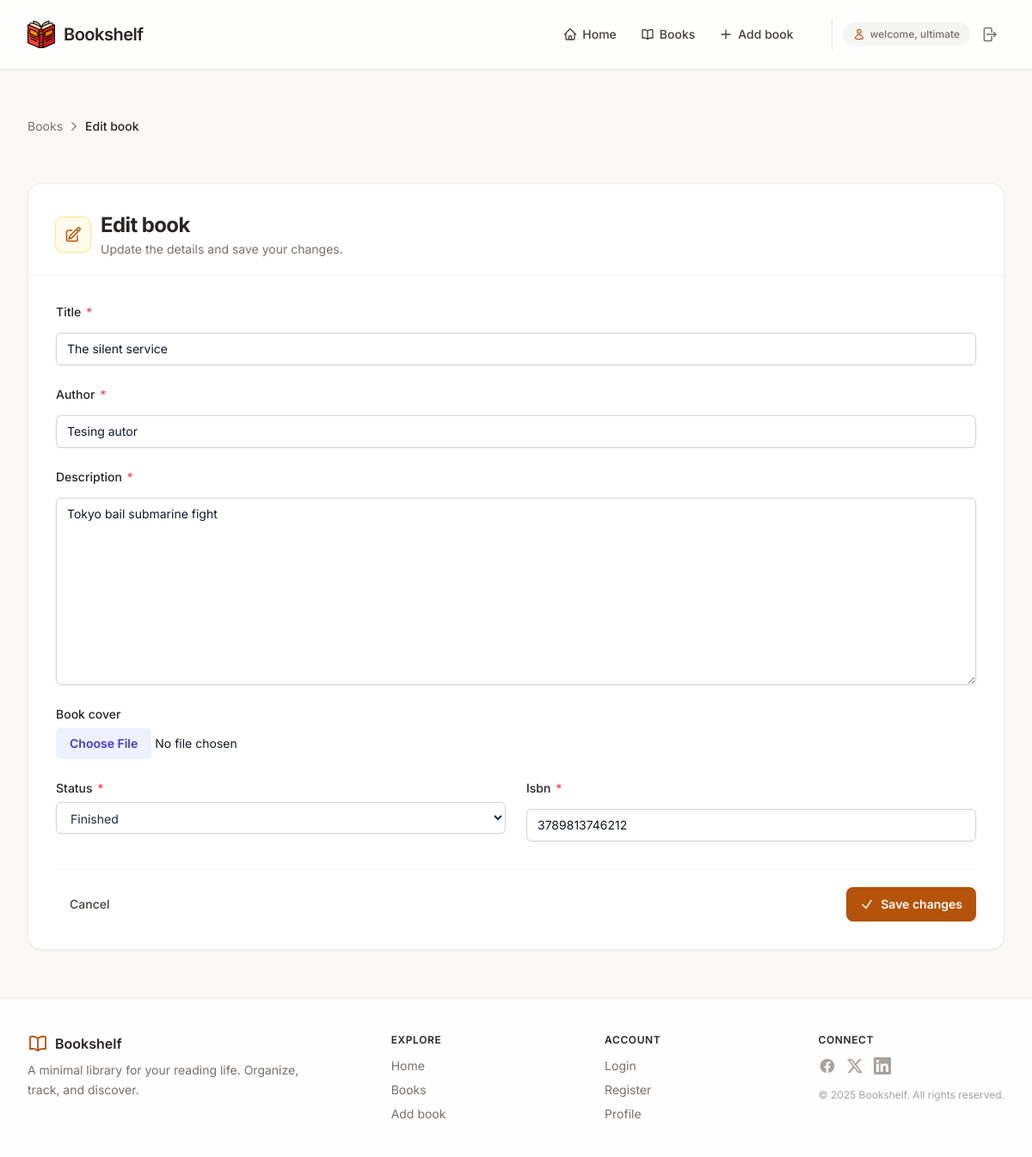
The app's page /books/3/edit/ (signed in) with its own data.
### shelf/models.py (models this page shows, shortened)
class Book(models.Model):
  STATUS_CHOICES = [
      ("want", "Want to Read"),
      ("reading", "Currently Reading"),
      ("read", "Finished"),
  ]
  title = models.CharField(max_length=200)
  author = models.CharField(max_length=200)
  description = models.TextField()
  book_cover = models.ImageField(upload_to='book_covers/', blank=True, null=True, default='book_covers/default_cover.png')
  isbn = models.CharField(max_length=13)
  status = models.CharField(max_length=10, choices=STATUS_CHOICES, default="want")
  published_at = models.DateField(blank=True, null=True, auto_now_add=True)
  updated_at = models.DateField(blank=True, null=True, auto_now=True)
  owner = models.ForeignKey(User, on_delete=models.CASCADE, related_name='books')
  class Meta:
    ordering = ['-published_at']

### shelf/views.py (the view)
# urls.py: path('books/<int:pk>/edit/', views.book_edit, name="book_edit" ),
@login_required()
def book_edit(request, pk):
    context = {}
    if not pk:
        messages.error(request, 'Book ID is required for editing.')
        return redirect('shelf:books')
    try:
        book = Book.objects.get(pk=pk)
        print(book.book_cover)
    except Book.DoesNotExist:
        messages.error(request, 'Book not found.')
        return redirect('shelf:books')
    if request.user != book.owner:
        messages.error(request, 'You do not have permission to edit this book.')
        return redirect('shelf:books')
    if request.method == 'POST':
        form = BookForm(request.POST, instance=book)
        files = request.FILES.get('book_cover')
        if form.is_valid():
            book = form.save(commit=False)
            if files:
                book.book_cover = files
            book.save()
            messages.success(request, 'Book updated successfully!')
            return redirect('shelf:books')
        else:
            messages.error(request, 'Error updating book. Please check the form for errors.')
    else:
        context['form'] = BookForm(instance=book)
    return render(request, 'shelf/book_edit.html', context)

### shelf/forms.py
class BookForm(forms.ModelForm):
    class Meta:
      model = Book
      fields = ('title', 'author', 'description', 'status', 'isbn', 'book_cover')
      widgets = {
        'title': forms.TextInput(attrs={'class': INPUT_CLASSES, 'placeholder': 'Enter book title'}),
        'author': forms.TextInput(attrs={'class': INPUT_CLASSES, 'placeholder': 'Enter author name'}),
        'description': forms.Textarea(attrs={'class': TEXTAREA_CLASSES, 'placeholder': 'Enter book description'}),
        'status': forms.Select(attrs={'class': SELECT_CLASSES}),
        'isbn': forms.TextInput(attrs={'class': INPUT_CLASSES, 'placeholder': 'Enter ISBN'}),
        'book_cover': forms.FileInput(attrs={'class': FILE_CLASSES}),
      }

### shelf/templates/shelf/book_edit.html (shortened to what this page needs)
{% extends "layout.html" %}
{% block content %}
<div class="flex flex-col gap-8">
  <nav class="flex items-center gap-1.5 text-sm text-stone-500 mb-6">
    <a href="{% url 'shelf:books' %}" class="hover:text-amber-800 transition">Books</a>
    <svg class="w-3.5 h-3.5" fill="none" stroke="currentColor" stroke-width="2" viewBox="0 0 24 24">
      <path stroke-linecap="round" stroke-linejoin="round" d="M8.25 4.5l7.5 7.5-7.5 7.5" />
    </svg>
    <span class="text-stone-800 font-medium">Edit book</span>
  </nav>
  <div class="bg-white rounded-2xl border border-stone-200/70 shadow-sm overflow-hidden">
    <div class="px-6 md:px-8 pt-6 md:pt-8 pb-5 border-b border-stone-100">
      <div class="flex items-center gap-3">
        <div class="w-10 h-10 rounded-lg bg-amber-50 ring-1 ring-amber-200 flex items-center justify-center text-amber-700 shrink-0">
        </div>
        <div>
          <h1 class="text-xl md:text-2xl font-bold tracking-tight text-stone-800">Edit book</h1>
          <p class="text-sm text-stone-500 mt-0.5">
            Update the details and save your changes.
          </p>
        </div>
      </div>
    </div>
    <form method="post" novalidate class="px-6 md:px-8 py-6 md:py-8" enctype="multipart/form-data">
      {% include "components/book_form.html" with form=form %}
      <div class="mt-8 pt-5 border-t border-stone-100 flex items-center justify-between gap-3">
        <a href="{% url 'shelf:books' %}"
           class="px-4 py-2.5 text-sm font-medium text-stone-700 rounded-lg hover:bg-stone-100 transition">
          Cancel
        </a>
        <button type="submit"
                class="inline-flex items-center gap-2 px-4 py-2.5 bg-amber-700 hover:bg-amber-800 text-white text-sm font-semibold rounded-lg shadow-sm hover:shadow transition-all">
          <svg class="w-4 h-4" fill="none" stroke="currentColor" stroke-width="2.2" viewBox="0 0 24 24">
            <path stroke-linecap="round" stroke-linejoin="round" d="M4.5 12.75l6 6 9-13.5" />
          </svg>
          Save changes
        </button>
      </div>
    </form>
  </div>
</div>
{% endblock %}

### templates/nav.html (shortened to what this page needs)
{% load static %}
<header class="bg-white/80 backdrop-blur-sm border-b border-stone-200/80 sticky top-0 z-20 shadow-sm">
    <div class="max-w-7xl mx-auto px-5 sm:px-8 flex items-center justify-between h-16 md:h-20">
      <a href="#" class="flex items-center gap-2.5 shrink-0">
        <img src="{% static 'images/logo.png' %}" alt="Bookshelf Icon" class="w-7 h-7 md:w-8 md:h-8">
        <span class="font-semibold text-lg md:text-xl tracking-tight text-stone-800">Bookshelf</span>
      </a>
      <nav class="hidden md:flex items-center gap-1 lg:gap-2">
        <ul class="flex items-center gap-1 mr-4 lg:mr-6">
          <li>
            <a href="{% url "shelf:home" %}" class="nav-link flex items-center gap-1.5 px-3 py-2 rounded-lg text-sm font-medium text-stone-700 hover:text-amber-800 hover:bg-stone-100/70">
              Home
            </a>
          </li>
          <li>
            <a href="{% url "shelf:books" %}" class="nav-link flex items-center gap-1.5 px-3 py-2 rounded-lg text-sm font-medium text-stone-700 hover:text-amber-800 hover:bg-stone-100/70">
              Books
            </a>
          </li>
          <li>
            <a href="{% url "shelf:book_add" %}" class="nav-link flex items-center gap-1.5 px-3 py-2 rounded-lg text-sm font-medium text-stone-700 hover:text-amber-800 hover:bg-stone-100/70">
              <svg class="w-4 h-4" fill="none" stroke="currentColor" stroke-width="2" viewBox="0 0 24 24">
                <path stroke-linecap="round" stroke-linejoin="round" d="M12 4.5v15m7.5-7.5h-15" />
              </svg>
              Add book
            </a>
          </li>
        </ul>
        <div class="flex items-center gap-2 pl-2 border-l border-stone-200">
          {% if not request.user.is_authenticated %}
          <a href={% url "account:login" %} class="btn flex items-center gap-1.5 px-3.5 py-2 text-sm font-medium text-stone-700 rounded-lg hover:bg-stone-100/80 hover:text-amber-800">
            <svg class="w-4 h-4" fill="none" stroke="currentColor" stroke-width="2" viewBox="0 0 24 24">
              <path stroke-linecap="round" stroke-linejoin="round" d="M15.75 6a3.75 3.75 0 11-7.5 0 3.75 3.75 0 017.5 0zM4.501 20.118a7.5 7.5 0 0114.998 0A17.933 17.933 0 0112 21.75c-2.676 0-5.216-.584-7.499-1.632z" />
            </svg>
            Login
          </a>
          <a href={% url "account:register" %} class="btn flex items-center gap-1.5 px-3.5 py-2 text-sm font-semibold text-white bg-amber-700 rounded-lg shadow-sm hover:bg-amber-800 hover:shadow">
            Get Started
            <svg class="w-4 h-4" fill="none" stroke="currentColor" stroke-width="2.5" viewBox="0 0 24 24">
              <path stroke-linecap="round" stroke-linejoin="round" d="M13.5 4.5L21 12m0 0l-7.5 7.5M21 12H3" />
            </svg>
          </a>
          {% else %}
          <div class="flex items-center gap-1 ml-1">
            <span class="hidden lg:flex items-center gap-1.5 text-xs font-medium text-stone-500 bg-stone-100 px-3 py-1.5 rounded-full">
              welcome, {{ request.user.username }}
            </span>
            <form method="post" action={% url "account:logout" %} >
              <button type="submit" class="btn p-2 rounded-lg text-stone-500 hover:text-amber-800 hover:bg-stone-100" title="Logout">
                <svg class="w-5 h-5" fill="none" stroke="currentColor" stroke-width="1.8" viewBox="0 0 24 24">
                  <path stroke-linecap="round" stroke-linejoin="round" d="M15.75 9V5.25A2.25 2.25 0 0013.5 3h-6a2.25 2.25 0 00-2.25 2.25v13.5A2.25 2.25 0 007.5 21h6a2.25 2.25 0 002.25-2.25V15m3 0l3-3m0 0l-3-3m3 3H9" />
                </svg>
            </form>
          </div>
        {% endif %}
        </div>
      </nav>
    </div>
  </header>

### shelf/templates/components/book_form.html (shortened to what this page needs)
<div class="space-y-6">
  <div class="flex flex-col gap-1.5">
    <label for="{{ form.title.id_for_label }}"
           class="text-sm font-medium text-stone-800">
      {{ form.title.label }}
      {% if form.title.field.required %}
        <span class="text-rose-500 ml-0.5" aria-hidden="true">*</span>
      {% endif %}
    </label>
    {% if form.title.errors %}
      <div class="relative rounded-lg ring-1 ring-rose-400/60">{{ form.title }}</div>
      <ul class="mt-1 space-y-1">
        {% for error in form.title.errors %}
          <li class="flex items-start gap-1.5 text-xs text-rose-600">
            <svg class="w-3.5 h-3.5 mt-0.5 shrink-0" fill="none" stroke="currentColor" stroke-width="2.2" viewBox="0 0 24 24">
              <path stroke-linecap="round" stroke-linejoin="round" d="M12 9v3.75m0 3.75h.008v.008H12v-.008zM21 12a9 9 0 11-18 0 9 9 0 0118 0z" />
            </svg>
            <span>{{ error }}</span>
          </li>
        {% endfor %}
      </ul>
    {% else %}
      <div class="relative">{{ form.title }}</div>
    {% endif %}
  </div>
  <div class="flex flex-col gap-1.5">
    <label for="{{ form.author.id_for_label }}"
           class="text-sm font-medium text-stone-800">
      {{ form.author.label }}
      {% if form.author.field.required %}
        <span class="text-rose-500 ml-0.5" aria-hidden="true">*</span>
      {% endif %}
    </label>
    {% if form.author.errors %}
      <div class="relative rounded-lg ring-1 ring-rose-400/60">{{ form.author }}</div>
      <ul class="mt-1 space-y-1">
        {% for error in form.author.errors %}
          <li class="flex items-start gap-1.5 text-xs text-rose-600">
            <svg class="w-3.5 h-3.5 mt-0.5 shrink-0" fill="none" stroke="currentColor" stroke-width="2.2" viewBox="0 0 24 24">
              <path stroke-linecap="round" stroke-linejoin="round" d="M12 9v3.75m0 3.75h.008v.008H12v-.008zM21 12a9 9 0 11-18 0 9 9 0 0118 0z" />
            </svg>
            <span>{{ error }}</span>
          </li>
        {% endfor %}
      </ul>
    {% else %}
      <div class="relative">{{ form.author }}</div>
    {% endif %}
  </div>
  <div class="flex flex-col gap-1.5">
    <label for="{{ form.description.id_for_label }}"
           class="text-sm font-medium text-stone-800">
      {{ form.description.label }}
      {% if form.description.field.required %}
        <span class="text-rose-500 ml-0.5" aria-hidden="true">*</span>
      {% endif %}
    </label>
    {% if form.description.errors %}
      <div class="relative rounded-lg ring-1 ring-rose-400/60">{{ form.description }}</div>
      <ul class="mt-1 space-y-1">
        {% for error in form.description.errors %}
          <li class="flex items-start gap-1.5 text-xs text-rose-600">
            <svg class="w-3.5 h-3.5 mt-0.5 shrink-0" fill="none" stroke="currentColor" stroke-width="2.2" viewBox="0 0 24 24">
              <path stroke-linecap="round" stroke-linejoin="round" d="M12 9v3.75m0 3.75h.008v.008H12v-.008zM21 12a9 9 0 11-18 0 9 9 0 0118 0z" />
            </svg>
            <span>{{ error }}</span>
          </li>
        {% endfor %}
      </ul>
    {% else %}
      <div class="relative">{{ form.description }}</div>
    {% endif %}
  </div>
  <div class="flex flex-col gap-1.5">
    <label for="{{ form.book_cover.id_for_label }}"
           class="text-sm font-medium text-stone-800">
      {{ form.book_cover.label }}
    </label>
    {% if form.book_cover.errors %}
      <div class="relative rounded-lg ring-1 ring-rose-400/60">{{ form.book_cover }}</div>
      <ul class="mt-1 space-y-1">
        {% for error in form.book_cover.errors %}
          <li class="flex items-start gap-1.5 text-xs text-rose-600">
            <svg class="w-3.5 h-3.5 mt-0.5 shrink-0" fill="none" stroke="currentColor" stroke-width="2.2" viewBox="0 0 24 24">
              <path stroke-linecap="round" stroke-linejoin="round" d="M12 9v3.75m0 3.75h.008v.008H12v-.008zM21 12a9 9 0 11-18 0 9 9 0 0118 0z" />
            </svg>
            <span>{{ error }}</span>
          </li>
        {% endfor %}
      </ul>
    {% else %}
      <div class="relative">{{ form.book_cover }}</div>
    {% endif %}
  </div>
  <div class="grid grid-cols-1 md:grid-cols-2 gap-6">
    <div class="flex flex-col gap-1.5">
      <label for="{{ form.status.id_for_label }}"
             class="text-sm font-medium text-stone-800">
        {{ form.status.label }}
        {% if form.status.field.required %}
          <span class="text-rose-500 ml-0.5" aria-hidden="true">*</span>
        {% endif %}
      </label>
      {% if form.status.errors %}
        <div class="relative rounded-lg ring-1 ring-rose-400/60">{{ form.status }}</div>
        <ul class="mt-1 space-y-1">
          {% for error in form.status.errors %}
            <li class="flex items-start gap-1.5 text-xs text-rose-600">
              <svg class="w-3.5 h-3.5 mt-0.5 shrink-0" fill="none" stroke="currentColor" stroke-width="2.2" viewBox="0 0 24 24">
                <path stroke-linecap="round" stroke-linejoin="round" d="M12 9v3.75m0 3.75h.008v.008H12v-.008zM21 12a9 9 0 11-18 0 9 9 0 0118 0z" />
              </svg>
              <span>{{ error }}</span>
            </li>
          {% endfor %}
        </ul>
      {% else %}
        <div class="relative">{{ form.status }}</div>
      {% endif %}
    </div>
    <div class="flex flex-col gap-1.5">
      <label for="{{ form.isbn.id_for_label }}"
             class="text-sm font-medium text-stone-800">
        {{ form.isbn.label }}
        {% if form.isbn.field.required %}
          <span class="text-rose-500 ml-0.5" aria-hidden="true">*</span>
        {% endif %}
      </label>
      {% if form.isbn.errors %}
        <div class="relative rounded-lg ring-1 ring-rose-400/60">{{ form.isbn }}</div>
        <ul class="mt-1 space-y-1">
          {% for error in form.isbn.errors %}
            <li class="flex items-start gap-1.5 text-xs text-rose-600">
              <svg class="w-3.5 h-3.5 mt-0.5 shrink-0" fill="none" stroke="currentColor" stroke-width="2.2" viewBox="0 0 24 24">
                <path stroke-linecap="round" stroke-linejoin="round" d="M12 9v3.75m0 3.75h.008v.008H12v-.008zM21 12a9 9 0 11-18 0 9 9 0 0118 0z" />
              </svg>
              <span>{{ error }}</span>
            </li>
          {% endfor %}
        </ul>
      {% else %}
        <div class="relative">{{ form.isbn }}</div>
      {% endif %}
    </div>
  </div>
</div>

### templates/layout.html (style rules this page uses)
* { font-family: 'Inter', system-ui, sans-serif; }
.nav-link, .btn { transition: all 0.15s ease; }

### records on screen
Book: title "The silent service", author "Tesing autor", description "Tokyo bail submarine fight", status "Finished", isbn "3789813746212"

### other values on screen
{{ request.user.username }} "ultimate"
